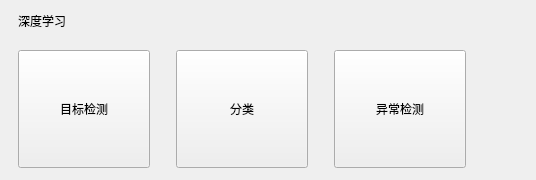
              <widget class="QFrame" name="deepLearningCategoryFrame">
               <property name="frameShape">
                <enum>QFrame::NoFrame</enum>
               </property>
               <property name="toolCategory" stdset="0">
                <bool>true</bool>
               </property>
               <layout class="QGridLayout" name="gridLayout_deepLearningCategoryFrame">
                <property name="leftMargin">
                 <number>18</number>
                </property>
                <property name="topMargin">
                 <number>12</number>
                </property>
                <property name="rightMargin">
                 <number>18</number>
                </property>
                <property name="bottomMargin">
                 <number>12</number>
                </property>
                <property name="horizontalSpacing">
                 <number>26</number>
                </property>
                <property name="verticalSpacing">
                 <number>20</number>
                </property>
                <item row="0" column="0" colspan="5">
                 <widget class="QLabel" name="deepLearningCategoryFrameTitleLabel">
                  <property name="text">
                   <string>深度学习</string>
                  </property>
                  <property name="categoryTitle" stdset="0">
                   <bool>true</bool>
                  </property>
                 </widget>
                </item>
                <item row="1" column="0">
                 <widget class="QToolButton" name="dlDetectButton">
                  <property name="minimumSize">
                   <size>
                    <width>132</width>
                    <height>118</height>
                   </size>
                  </property>
                  <property name="text">
                   <string>目标检测</string>
                  </property>
                  <property name="icon">
                   <iconset resource="../resources/resources.qrc">
                    <normaloff>:/icons/monitor.svg</normaloff>:/icons/monitor.svg</iconset>
                  </property>
                  <property name="iconSize">
                   <size>
                    <width>46</width>
                    <height>46</height>
                   </size>
                  </property>
                  <property name="toolButtonStyle">
                   <enum>Qt::ToolButtonTextUnderIcon</enum>
                  </property>
                  <property name="toolCard" stdset="0">
                   <bool>true</bool>
                  </property>
                 </widget>
                </item>
                <item row="1" column="2">
                 <widget class="QToolButton" name="FaultDetectButton">
                  <property name="minimumSize">
                   <size>
                    <width>132</width>
                    <height>118</height>
                   </size>
                  </property>
                  <property name="text">
                   <string>异常检测</string>
                  </property>
                  <property name="icon">
                   <iconset resource="../resources/resources.qrc">
                    <normaloff>:/icons/monitor.svg</normaloff>:/icons/monitor.svg</iconset>
                  </property>
                  <property name="iconSize">
                   <size>
                    <width>46</width>
                    <height>46</height>
                   </size>
                  </property>
                  <property name="toolButtonStyle">
                   <enum>Qt::ToolButtonTextUnderIcon</enum>
                  </property>
                  <property name="toolCard" stdset="0">
                   <bool>true</bool>
                  </property>
                 </widget>
                </item>
                <item row="1" column="1">
                 <widget class="QToolButton" name="ClassifyButton">
                  <property name="minimumSize">
                   <size>
                    <width>132</width>
                    <height>118</height>
                   </size>
                  </property>
                  <property name="text">
                   <string>分类</string>
                  </property>
                  <property name="icon">
                   <iconset resource="../resources/resources.qrc">
                    <normaloff>:/icons/monitor.svg</normaloff>:/icons/monitor.svg</iconset>
                  </property>
                  <property name="iconSize">
                   <size>
                    <width>46</width>
                    <height>46</height>
                   </size>
                  </property>
                  <property name="toolButtonStyle">
                   <enum>Qt::ToolButtonTextUnderIcon</enum>
                  </property>
                  <property name="toolCard" stdset="0">
                   <bool>true</bool>
                  </property>
                 </widget>
                </item>
               </layout>
              </widget>
